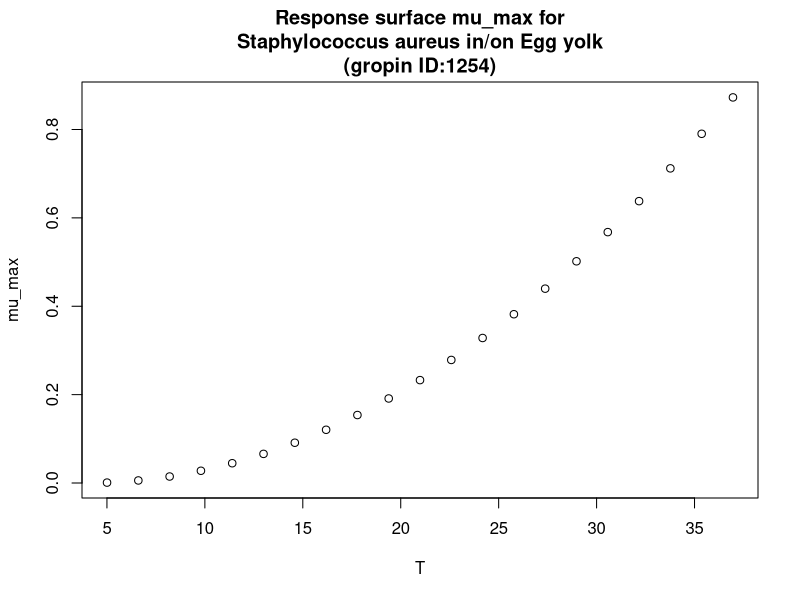

Recreate this plot in R.
#############################
# start of Parameter script
#############################
T <- seq(5.005,36.963036963037,length.out=21)
#############################
# end of Parameter script
#############################
############################# 
# start of Model script Gropin ID 1254 
#############################
 
# constant coefficients for this model
 
variables <- data.frame(T)
argumentsPar <- expand.grid(variables)
 
# heart of the model
response_surface <- function(T) {
   mumax <-(0.02826*(T-3.908))^2

return(mumax=mumax)
} 

# output parameters
mumax <- cbind(argumentsPar,response_surface(argumentsPar['T']))
colnames(mumax) <- c(colnames(argumentsPar),'mumax')
#############################
# End of Model script
#############################
############################# 
# start of Visualisation script Gropin ID 1254 
#############################
plot(T,mumax$mumax,
                          xlab='T',
                          ylab='mu_max',main='Response surface mu_max for
Staphylococcus aureus in/on Egg yolk
(gropin ID:1254)')
#############################
# End of Visualisation script
#############################
